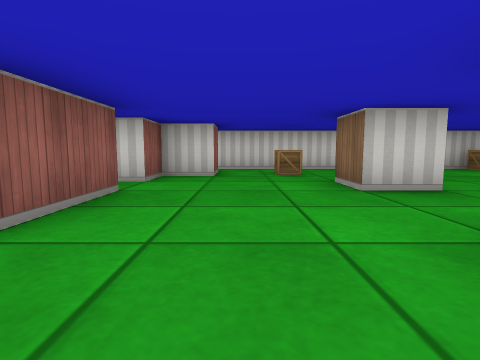
[1] (above)

16 first-person views from a walk through a cub3D level. The camera is about half as high as the walls, tilts 6° down and sees 80° across. The floor is counted in squares. Each view is taken from the middle of a square. On the plan, view 1 faces up. The plan holds only what a view shows up to about 9 squares ahead; the rest is blank.

[2]
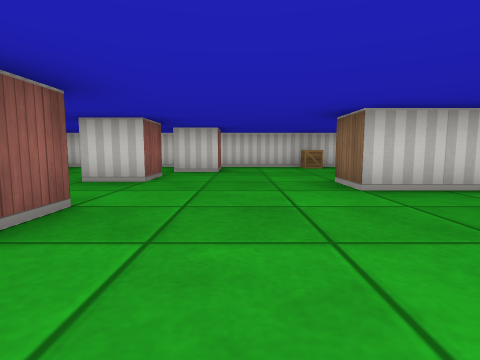

[3]
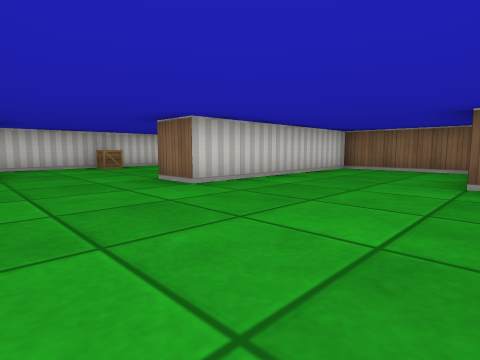

[4]
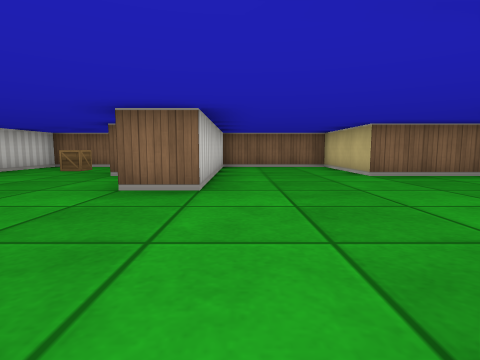

[5]
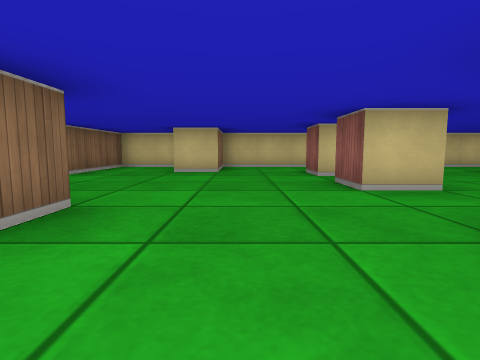

[6]
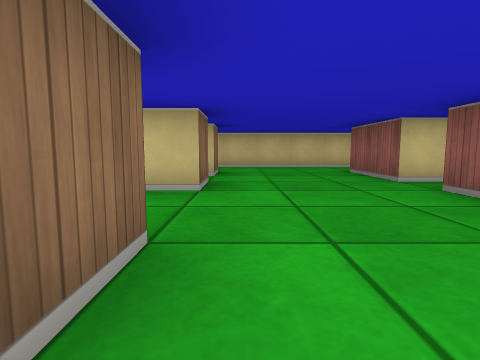

[7]
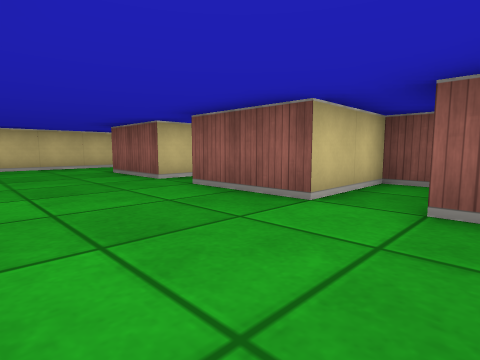

[8]
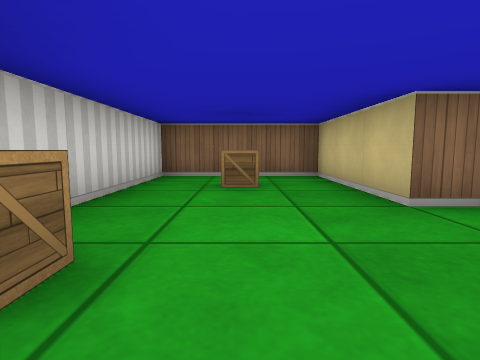

[9]
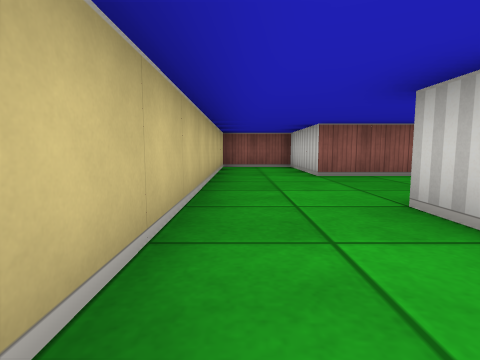

[10]
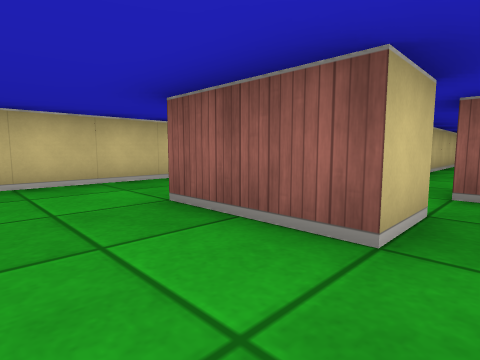

[11]
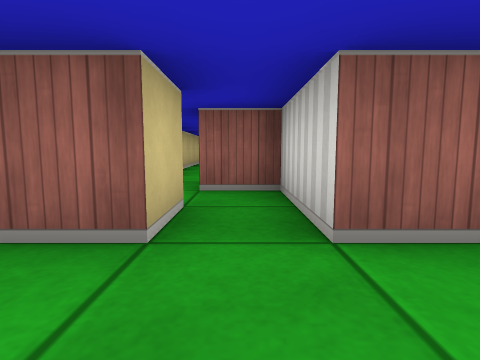

[12]
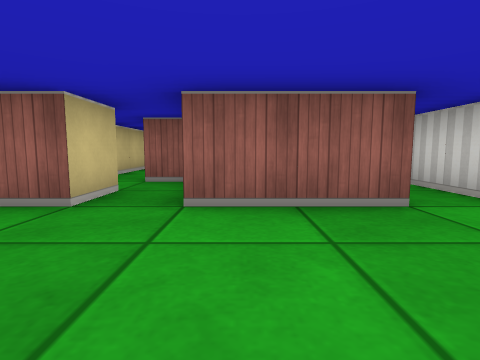

[13]
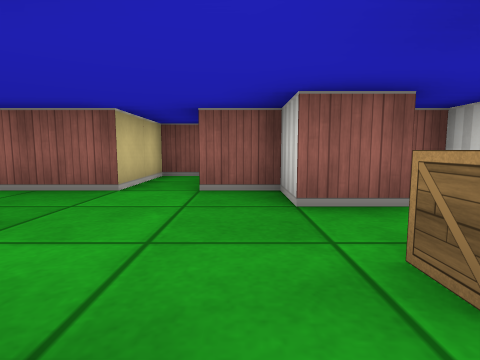

[14]
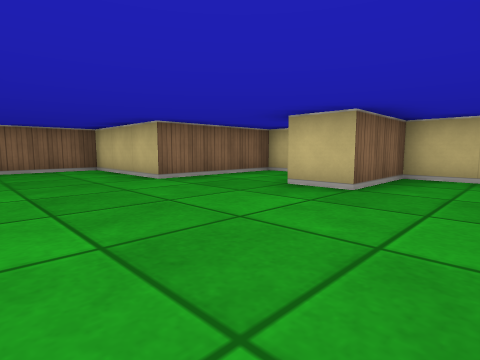

[15]
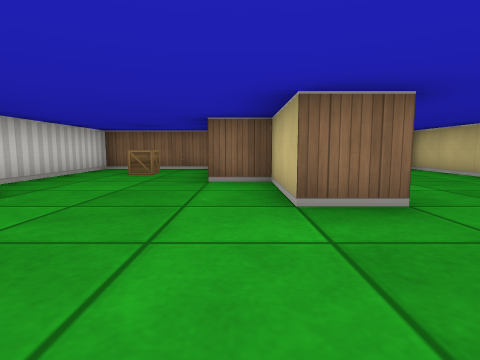

[16]
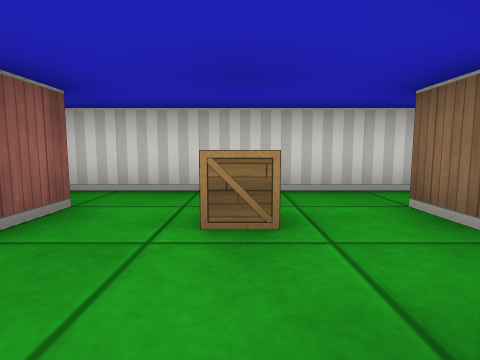

### Floor plan
Points are (right, up) in squares from view 1. A wall is a line through its corners. A room is listed if a view was taken in it or the views show most of it. See-through windows are left out.
Room 1 (views 1, 2, 3, 4, 5, 6, 7, 8, 9, 10, 11, 12, 13, 14, 15, 16)
walls: (1.5, 0.5) (1.5, 1.5) (2.5, 1.5) (2.5, 0.5); (2.5, 4.5) (2.5, 3.5) (1.5, 3.5) (1.5, 4.5); (2.2, -1.5) (1.5, -1.5) (1.5, -0.5) (2.5, -0.5) (2.5, -1.5); (3.5, 6.4) (3.5, 5.5) (2.5, 5.5) (2.5, 6.5); (-0.5, 6.6) (-0.5, 5.5) (-1.5, 5.5) (-1.5, 4.5) (-3.2, 4.5); (-2.6, 0.5) (-1.5, 0.5) (-1.5, -1.5) (-4.5, -1.5) (-4.5, -3.5); (5.9, -3.5) (7.5, -3.5) (7.5, -0.5) (10.5, -0.5) (10.5, 2.5) (5.5, 2.5) (5.5, 3.5) (7.5, 3.5) (7.5, 4.5) (10.5, 4.5) (10.5, 7.5) (-1.5, 7.5) (-1.5, 7); (-3.5, 4.2) (-3.5, 3.5) (-1.5, 3.5) (-1.5, 1.5) (-2.5, 1.5); (-4.1, -3.5) (4.5, -3.5) (4.5, -1.5) (5.5, -1.5)
ways out: opening at (-2, 1)
objects: crate (1, 6); crate (6, 7); crate (9, 6)

Where each view was taken, in squares from view 1:
view 1: 0 up, 0 right, facing up
view 2: 1 down, 4 right, facing up
view 3: 1 down, 3 right, facing up-right
view 4: 2 up, 2 right, facing right
view 5: 5 up, 4 right, facing down
view 6: 5 up, 1 right, facing down
view 7: 5 up, 1 right, facing down-left
view 8: 6 up, 5 right, facing right
view 9: 3 down, 4 right, facing left
view 10: 1 up, 0 right, facing down-left
view 11: 1 up, 0 right, facing left
view 12: 2 up, 1 right, facing left
view 13: 5 up, 2 right, facing left
view 14: 2 up, 3 right, facing down-right
view 15: 4 up, 3 right, facing right
view 16: 4 up, 1 right, facing up
